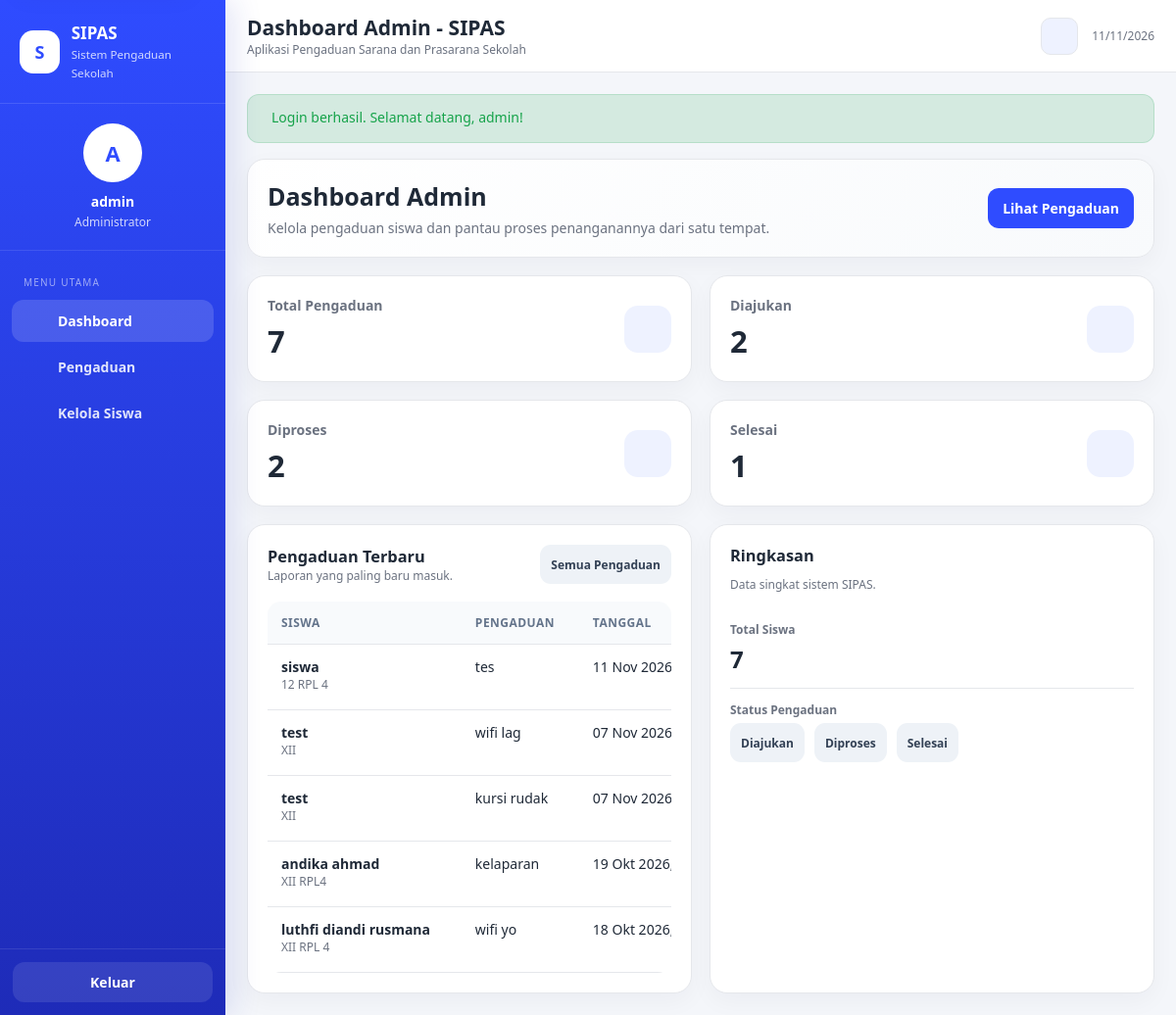
Page /index.php?page=dashboard (signed in) on the committed database.
### tables this page shows
CREATE TABLE `pengaduan` (
  `id_pengaduan` int(10) UNSIGNED NOT NULL,
  `id_siswa` int(10) UNSIGNED NOT NULL,
  `judul_pengaduan` varchar(150) NOT NULL,
  `isi_pengaduan` text NOT NULL,
  `foto_bukti` varchar(255) DEFAULT NULL,
  `tanggal_pengaduan` datetime NOT NULL DEFAULT current_timestamp(),
  `status` enum('Diajukan','Diproses','Selesai','Ditolak') NOT NULL DEFAULT 'Diajukan'
);

CREATE TABLE `siswa` (
  `id_siswa` int(10) UNSIGNED NOT NULL,
  `id_user` int(10) UNSIGNED NOT NULL,
  `nis` varchar(20) NOT NULL,
  `nama_siswa` varchar(100) NOT NULL,
  `kelas` varchar(30) NOT NULL
);

### helpers.php (called while the page is built, shortened)
<?php
function e($value) {
    return htmlspecialchars((string) $value, ENT_QUOTES | ENT_SUBSTITUTE, 'UTF-8');
}
function formatTanggal($tanggal) {
    $ts = strtotime($tanggal);
    $bulan = [1=>'Jan','Feb','Mar','Apr','Mei','Jun','Jul','Agu','Sep','Okt','Nov','Des'];
    return date('d', $ts) . ' ' . $bulan[(int) date('n', $ts)] . ' ' . date('Y, H:i', $ts);
}
function view($file, $data = []) {
    extract($data);
    require __DIR__ . '/views/' . $file . '.php';
}

### models/PengaduanModel.php (called while the page is built, shortened)
<?php
class PengaduanModel
{
    private $db;
    public function __construct($db)
    {
        $this->db = $db;
    }
    public function countByStatus() {
        $rows = ['total' => 0, 'Diajukan' => 0, 'Diproses' => 0, 'Selesai' => 0, 'Ditolak' => 0];
        $stmt = $this->db->query('SELECT status, COUNT(*) AS total FROM pengaduan GROUP BY status');
        foreach ($stmt->fetchAll() as $row) {
            if (array_key_exists($row['status'], $rows)) {
                $rows[$row['status']] = (int) $row['total'];
                $rows['total'] += (int) $row['total'];
            }
        }
        return $rows;
    }
    public function latest($limit = 5) {
        $limit = max(1, min(20, $limit));
        $stmt = $this->db->prepare('SELECT p.*, s.nama_siswa, s.kelas FROM pengaduan p INNER JOIN siswa s ON s.id_siswa = p.id_siswa ORDER BY p.tanggal_pengaduan DESC, p.id_pengaduan DESC LIMIT :limit');
        $stmt->bindValue(':limit', $limit, PDO::PARAM_INT);
        $stmt->execute();
        return $stmt->fetchAll();
    }
}

### views/admin/dashboard.php (the view, shortened to what this page needs)
<?php
$title='Dashboard Admin - SIPAS'; $menu='dashboard'; require __DIR__ . '/../layout/header.php'; ?>
<div class="card welcome page-space-after">
    <div class="card-body">
        <h2>Dashboard Admin</h2>
        <p>Kelola pengaduan siswa dan pantau proses penanganannya dari satu tempat.</p>
    </div>
    <div class="card-body welcome-action"><a class="btn btn-primary" href="index.php?page=admin-pengaduan"><?= uiIcon('report') ?><span>Lihat Pengaduan</span></a></div>
</div>
<div class="grid grid-4 page-space-after">
    <?php foreach ([
        ['Total Pengaduan', $stats['total'], 'report'],
        ['Diajukan', $stats['Diajukan'], 'clock'],
        ['Diproses', $stats['Diproses'], 'refresh'],
        ['Selesai', $stats['Selesai'], 'check'],
    ] as $st): ?>
        <div class="card">
            <div class="card-body stat">
                <div><div class="stat-label"><?= e($st[0]) ?></div><div class="stat-value"><?= (int)$st[1] ?></div></div>
                <div class="stat-icon"><?= uiIcon($st[2]) ?></div>
            </div>
        </div>
    <?php endforeach; ?>
</div>
<div class="grid grid-2">
    <div class="card">
        <div class="card-body">
            <div class="page-actions">
                <div><h3>Pengaduan Terbaru</h3><div class="small muted">Laporan yang paling baru masuk.</div></div>
                <a class="btn btn-secondary btn-sm" href="index.php?page=admin-pengaduan">Semua Pengaduan</a>
            </div>
            <?php if (!$terbaru): ?>
                <div class="empty-state compact">
                    <div class="empty-state-icon"><?= uiIcon('report') ?></div>
                    <h3>Belum ada pengaduan</h3>
                    <p>Belum ada laporan sarana dan prasarana yang masuk ke sistem.</p>
                    <a class="btn btn-secondary btn-sm" href="index.php?page=admin-pengaduan">Buka Pengaduan</a>
                </div>
            <?php else: ?>
                <div class="table-wrap">
                    <table class="table">
                        <thead><tr><th>Siswa</th><th>Pengaduan</th><th>Tanggal</th><th>Status</th><th>Aksi</th></tr></thead>
                        <tbody>
                        <?php foreach ($terbaru as $row): ?>
                            <tr>
                                <td><strong><?=  e($row['nama_siswa']) ?></strong><div class="small muted"><?= e($row['kelas']) ?></div></td>
                                <td><?= e($row['judul_pengaduan']) ?></td>
                                <td><?= e(formatTanggal($row['tanggal_pengaduan'])) ?></td>
                            </tr>
                        <?php endforeach; ?>
                        </tbody>
                    </table>
                </div>
            <?php endif; ?>
        </div>
    </div>
    <div class="card">
        <div class="card-body">
            <h3 class="section-title-simple">Ringkasan</h3>
            <div class="small muted summary-intro">Data singkat sistem SIPAS.</div>
            <div class="detail-item">
                <label>Total Siswa</label>
                <strong class="summary-value"><?= (int)$totalSiswa ?></strong>
            </div>
            <div class="detail-item">
                <label>Status Pengaduan</label>
                <div class="toolbar status-filters">
                    <a class="btn btn-secondary btn-sm" href="index.php?page=admin-pengaduan&status=Diajukan">Diajukan</a>
                    <a class="btn btn-secondary btn-sm" href="index.php?page=admin-pengaduan&status=Diproses">Diproses</a>
                    <a class="btn btn-secondary btn-sm" href="index.php?page=admin-pengaduan&status=Selesai">Selesai</a>
                </div>
            </div>
        </div>
    </div>
</div>
<?php require __DIR__ . '/../layout/footer.php'; ?>

### assets/style.css (style rules this page uses)
:root { --primary: #2f4cff; --primary-dark: #1e2bb8; --bg: #f4f6fa; --card: #fff; --card-alt: #f8fafc; --text: #1f2937; --muted: #6b7280; --border: #e5e7eb; --success: #16a34a; --warning: #f59e0b; --danger: #dc2626; --info: #2563eb; --input-bg: #fff; --input-border: #d7dce5; --shadow-card: rgba(15, 23, 42, .04); --shadow-row: rgba(15, 23, 42, .035); --sidebar-grad-1: #2f4cff; --sidebar-grad-2: #1e2bb8; --sidebar-shadow: rgba(30, 43, 184, .13); --chip-bg: #eef2ff; --btn-secondary-bg: #eef2f7; --btn-secondary-text: #334155; --table-th-bg: #f8fafc; --table-th-text: #64748b; --timeline-line: #dbe2ff; --timeline-dot-ring: #e9edff; --auth-bg-1: #ffffff; --auth-bg-2: #f4f6fa; --auth-hero-1: #f8fafc; --auth-hero-2: #eef2ff; --backdrop: rgba(15, 23, 42, .38); }
* { box-sizing: border-box; }
html { height: 100%; }
html, body { margin: 0; padding: 0; font-family: "Segoe UI", Tahoma, Arial, sans-serif; background: var(--bg); color: var(--text); font-size: 14px; min-height: 100%; overflow-x: hidden; transition: background-color .2s ease, color .2s ease; }
body { -webkit-text-size-adjust: 100%; min-height: 100dvh; padding-top: env( safe-area-inset-top, 0px ); padding-bottom: env( safe-area-inset-bottom, 0px ); }
a { text-decoration: none; color: inherit; }
.grid { display: grid; gap: 18px; }
.grid-4 { grid-template-columns: repeat( 4, minmax(0, 1fr) ); }
.grid-2 { grid-template-columns: repeat( 2, minmax(0, 1fr) ); }
.card { background: var(--card); border: 1px solid var(--border); border-radius: 18px; box-shadow: 0 8px 24px var(--shadow-card); }
.card-body { padding: 20px; }
.stat { display: flex; align-items: center; justify-content: space-between; }
.stat-label { color: var(--muted); font-weight: 600; }
.stat-value { font-size: 31px; font-weight: 800; margin-top: 6px; }
.stat-icon { width: 48px; height: 48px; border-radius: 14px; background: var(--chip-bg); color: var(--primary); display: grid; place-items: center; font-size: 21px; }
.welcome { display: flex; justify-content: space-between; align-items: center; gap: 20px; background: linear-gradient( 135deg, var(--card), var(--card-alt) ); }
.welcome h2 { margin: 0 0 6px; font-size: 25px; }
.welcome p { margin: 0; color: var(--muted); }
.btn { border: 0; border-radius: 11px; padding: 11px 15px; display: inline-flex; align-items: center; justify-content: center; gap: 8px; font-weight: 700; cursor: pointer; }
.btn-primary { background: var(--primary); color: #fff; }
.btn-secondary { background: var(--btn-secondary-bg); color: var(--btn-secondary-text); }
.btn-sm { padding: 8px 11px; font-size: 12px; }
.toolbar { display: flex; gap: 10px; flex-wrap: wrap; align-items: center; }
.table-wrap { width: 100%; overflow-x: auto; overflow-y: hidden; -webkit-overflow-scrolling: touch; border-radius: 14px; }
.table { width: 100%; border-collapse: collapse; min-width: 700px; }
.table td, .table th { word-break: normal; }
.table th, .table td { padding: 13px 14px; border-bottom: 1px solid var(--border); vertical-align: top; text-align: left; }
.table th { font-size: 12px; text-transform: uppercase; letter-spacing: .04em; color: var(--table-th-text); background: var(--table-th-bg); }
.detail-item { padding: 13px 0; border-bottom: 1px solid var(--border); }
.detail-item:last-child { border-bottom: 0; }
.detail-item label { display: block; color: var(--muted); font-size: 12px; font-weight: 700; margin-bottom: 5px; }
.page-actions { display: flex; justify-content: space-between; align-items: center; gap: 12px; margin-bottom: 18px; }
.muted { color: var(--muted); }
.small { font-size: 12px; }
@media (max-width: 1250px) { .grid-4 { grid-template-columns: repeat( 2, minmax(0,1fr) ); } }
button, a, input, textarea, select { -webkit-tap-highlight-color: transparent; }
.btn { min-height: 40px; transition: background-color .2s ease, color .2s ease, transform .2s ease, box-shadow .2s ease, opacity .2s ease; }
.page-space-after { margin-bottom: 18px; }
.page-actions h2, .page-actions h3, .section-heading h2, .section-title h3, .section-title-simple { margin: 0; }
.section-title-simple { margin-bottom: 10px; }
.summary-intro { margin-bottom: 16px; }
.summary-value { font-size: 24px; }
.status-filters, .filter-toolbar, .row-actions { margin-top: 2px; }

### rows in the picture
pengaduan: id_siswa.nama_siswa "siswa", id_siswa.kelas "12 RPL 4", judul_pengaduan "tes", tanggal_pengaduan "11 Nov…"
pengaduan: id_siswa.nama_siswa "test", id_siswa.kelas "XII", judul_pengaduan "wifi lag", tanggal_pengaduan "07 Nov…"
pengaduan: id_siswa.nama_siswa "test", id_siswa.kelas "XII", judul_pengaduan "kursi rudak", tanggal_pengaduan "07 Nov…"
pengaduan: id_siswa.nama_siswa "andika ahmad", id_siswa.kelas "XII RPL4", judul_pengaduan "kelaparan", tanggal_pengaduan "19 Okt…"
pengaduan: id_siswa.nama_siswa "luthfi diandi rusmana", id_siswa.kelas "XII RPL 4", judul_pengaduan "wifi yo", tanggal_pengaduan "18 Okt…"

### other values in the picture
substr($name, 0, 1) "A"
$name "admin"
$title "Dashboard Admin - SIPAS"
$flash['message'] "Login berhasil. Selamat datang, admin!"
$st[0] "Total Pengaduan"
$st[1] "7"
$st[0] "Diajukan"
$st[1] "2"
$st[0] "Diproses"
$st[0] "Selesai"
$st[1] "1"
$totalSiswa "7"
